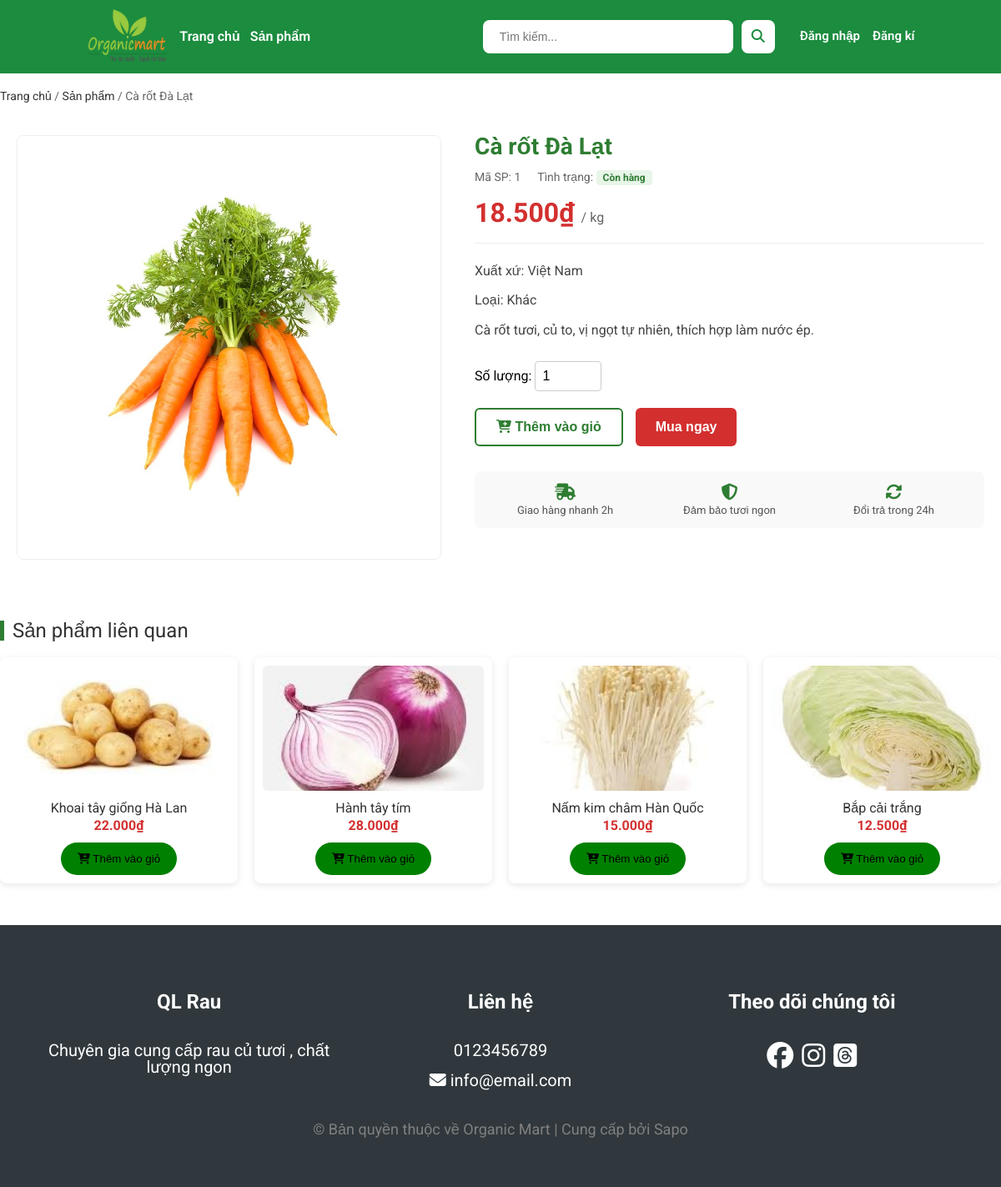
Screenshot of /productDetail.php?id=1 with the database file from the repository.
### tables this page shows
create table if not EXISTS Products
(
    id int PRIMARY KEY AUTO_INCREMENT ,
    name varchar(50) UNIQUE NOT NULL ,
    type ENUM('rau_xanh', 'rau_qua', 'trai_cay') NOT NULL,
    status ENUM('con_hang','het_hang') NOT NULL,
    price double not null,
    image varchar(255) DEFAULT null,
    productDesc varchar(255), 
    nation varchar(255)
    
);

### productDetail.php (the view, shortened to what this page needs)
<?php
include('connect.php');
$id = intval($_GET['id']);
$sql = "SELECT * FROM Products WHERE id = $id";
$result = mysqli_query($conn, $sql);
$product = mysqli_fetch_assoc($result);
$type = $product['type'];
$sqlRelated = "SELECT * FROM Products WHERE type = '$type' AND id != $id LIMIT 4";
$resultRelated = mysqli_query($conn, $sqlRelated);
$typeText = '';
if ($product['type'] == 'rau_cu') $typeText = 'Rau củ';
elseif ($product['type'] == 'rau_qua') $typeText = 'Rau quả';
elseif ($product['type'] == 'trai_cay') $typeText = 'Trái cây';
else $typeText = 'Khác';
$statusText = ($product['status'] == 'con_hang') ? 'Còn hàng' : 'Hết hàng';
?>
<!DOCTYPE html>
<html lang="vi">
<head>
    <link rel="stylesheet" href="css/main.css">
    <link rel="stylesheet" href="css/productDetail.css">
</head>
<body>
    <?php include 'src/components/header.php'; ?>
    <div class="container">
        <div class="breadcrumb">
            <a href="index.php">Trang chủ</a> /
            <a href="products.php">Sản phẩm</a> /
            <span><?php echo $product['name']; ?></span>
        </div>
        <div class="product-detail-wrapper">
            <div class="detail-left">
                <div class="main-image">
                    <img src="./assets/images/product/<?php echo $product['image']; ?>"
                        alt="<?php echo $product['name']; ?>">
                </div>
            </div>
            <div class="detail-right">
                <h1 class="product-title"><?php echo $product['name']; ?></h1>
                <div class="product-meta">
                    <span class="meta-item">Mã SP: <strong><?php echo $product['id']; ?></strong></span>
                    <span class="meta-item">Tình trạng:
                        <span class="status-tag <?php echo $product['status']; ?>">
                            <?php echo $statusText; ?>
                        </span>
                    </span>
                </div>
                <div class="product-price">
                    <?php echo number_format($product['price'], 0, ',', '.'); ?>₫
                    <span class="unit">/ kg</span>
                </div>
                <div class="product-desc">
                    <p><strong>Xuất xứ:</strong> <?php echo $product['nation']; ?></p>
                    <p><strong>Loại:</strong> <?php echo $typeText; ?></p>
                    <p class="desc-content">
                        <?php echo $product['productDesc'] ? $product['productDesc'] : 'Đang cập nhật mô tả...'; ?>
                    </p>
                </div>
                <form action="cart.php" method="POST" class="add-cart-form">
                    <div class="quantity-control">
                        <label>Số lượng:</label>
                        <input type="number" name="quantity" value="1" min="1" max="100">
                    </div>
                    <div class="action-buttons">
                        <button type="submit" name="add_to_cart" class="btn-add-cart">
                            <i class="fa-solid fa-cart-plus"></i> Thêm vào giỏ
                        </button>
                        <button type="submit" name="add_to_cart" class="btn-buy-now"
                            onclick="this.form.action='cart.php?redirect=checkout'">
                            Mua ngay
                        </button>
                    </div>
                </form>
                <div class="policy-box">
                    <div class="policy-item">
                        <i class="fa-solid fa-truck-fast"></i>
                        <span>Giao hàng nhanh 2h</span>
                    </div>
                    <div class="policy-item">
                        <i class="fa-solid fa-shield-halved"></i>
                        <span>Đảm bảo tươi ngon</span>
                    </div>
                    <div class="policy-item">
                        <i class="fa-solid fa-rotate"></i>
                        <span>Đổi trả trong 24h</span>
                    </div>
                </div>
            </div>
        </div>
        <div class="related-products">
            <h2 class="section-title">Sản phẩm liên quan</h2>
            <div class="related-list">
                <?php while($row = mysqli_fetch_assoc($resultRelated)) { ?>
                <div class="related-item">
                    <a href="productDetail.php?id=<?php echo $row['id']; ?>" class="related-link">
                        <img src="./assets/images/product/<?php echo $row['image']; ?>"
                            alt="<?php echo $row['name']; ?>">
                        <h3><?php echo $row['name']; ?></h3>
                        <p class="price"><?php echo number_format($row['price'], 0, ',', '.'); ?>₫</p>
                    </a>
                    <form action="cart.php" method="POST" class="quick-add-form">
                        <button type="submit" name="add_to_cart" class="btn-quick-add">
                            <i class="fa-solid fa-cart-plus"></i> Thêm vào giỏ
                        </button>
                    </form>
                </div>
                <?php } ?>
            </div>
        </div>
    </div>
    <?php include 'src/components/footer.php'; ?>
</body>
</html>

### css/main.css (style rules this page uses)
* { margin: 0; padding: 0; box-sizing: border-box; }
body { font-family: "Roboto", sans-serif; }
.container { max-width: 1200px; margin: auto; }

### css/productDetail.css (style rules this page uses)
.breadcrumb { margin: 20px 0; font-size: 14px; color: #666; }
.breadcrumb a { text-decoration: none; color: #333; }
.product-detail-wrapper { display: flex; gap: 40px; margin-bottom: 50px; background: #fff; padding: 20px; border-radius: 8px; }
.detail-left { flex: 1; }
.main-image img { width: 100%; height: auto; border-radius: 8px; border: 1px solid #eee; object-fit: cover; }
.detail-right { flex: 1.2; }
.product-title { font-size: 28px; font-weight: bold; color: #2e7d32; margin-bottom: 15px; }
.product-meta { display: flex; gap: 20px; margin-bottom: 20px; font-size: 14px; color: #666; }
.status-tag { padding: 2px 8px; border-radius: 4px; font-size: 12px; font-weight: bold; }
.status-tag.con_hang { background-color: #e8f5e9; color: #2e7d32; }
.product-price { font-size: 32px; color: #d32f2f; font-weight: bold; margin-bottom: 20px; padding-bottom: 20px; border-bottom: 1px solid #eee; }
.product-price .unit { font-size: 16px; color: #666; font-weight: normal; }
.product-desc { margin-bottom: 25px; line-height: 1.6; color: #444; }
.product-desc p { margin-bottom: 10px; }
.quantity-control { margin-bottom: 20px; }
.quantity-control input { padding: 8px; width: 80px; border: 1px solid #ccc; border-radius: 4px; font-size: 16px; }
.action-buttons { display: flex; gap: 15px; }
.btn-add-cart, .btn-buy-now { padding: 12px 24px; font-size: 16px; font-weight: bold; border: none; border-radius: 6px; cursor: pointer; transition: 0.3s; }
.btn-add-cart { background-color: #fff; border: 2px solid #2e7d32; color: #2e7d32; }
.btn-buy-now { background-color: #d32f2f; color: white; }
.policy-box { margin-top: 30px; display: grid; grid-template-columns: 1fr 1fr 1fr; gap: 10px; background: #f9f9f9; padding: 15px; border-radius: 8px; }
.policy-item { display: flex; flex-direction: column; align-items: center; text-align: center; gap: 5px; font-size: 13px; color: #555; }
.policy-item i { font-size: 20px; color: #2e7d32; }
.related-products { margin-top: 50px; margin-bottom: 50px; }
.section-title { font-size: 24px; color: #333; margin-bottom: 20px; border-left: 5px solid #2e7d32; padding-left: 10px; }
.related-list { display: grid; grid-template-columns: repeat(4, 1fr); gap: 20px; }
.related-item { background: #fff; padding: 10px; border-radius: 8px; box-shadow: 0 2px 8px rgba(0, 0, 0, 0.1); transition: transform 0.2s; text-align: center; }
.related-item a { text-decoration: none; color: inherit; }
.related-item img { width: 100%; height: 150px; object-fit: cover; border-radius: 6px; margin-bottom: 10px; }
.related-item h3 { font-size: 16px; margin-bottom: 5px; color: #333; }
.related-item .price { color: #d32f2f; font-weight: bold; }

### productDetail.php (style rules this page uses)
.related-products .btn-quick-add { background-color: green; padding: 12px 20px; margin-top: 12px; border: none; border-radius: 20px; font-szie: 20px; }

### rows the page displays
products: name "Cà rốt Đà Lạt", image (picture), id "1", status "Còn hàng", price "18.500", nation "Việt Nam", type "Khác", productDesc "Cà rốt tươi, củ to, vị ngọt tự nhiên, thích hợp làm nước ép."
products: image (picture), name "Khoai tây giống Hà Lan", price "22.000"
products: image (picture), name "Hành tây tím", price "28.000"
products: image (picture), name "Nấm kim châm Hàn Quốc", price "15.000"
products: image (picture), name "Bắp cải trắng", price "12.500"
